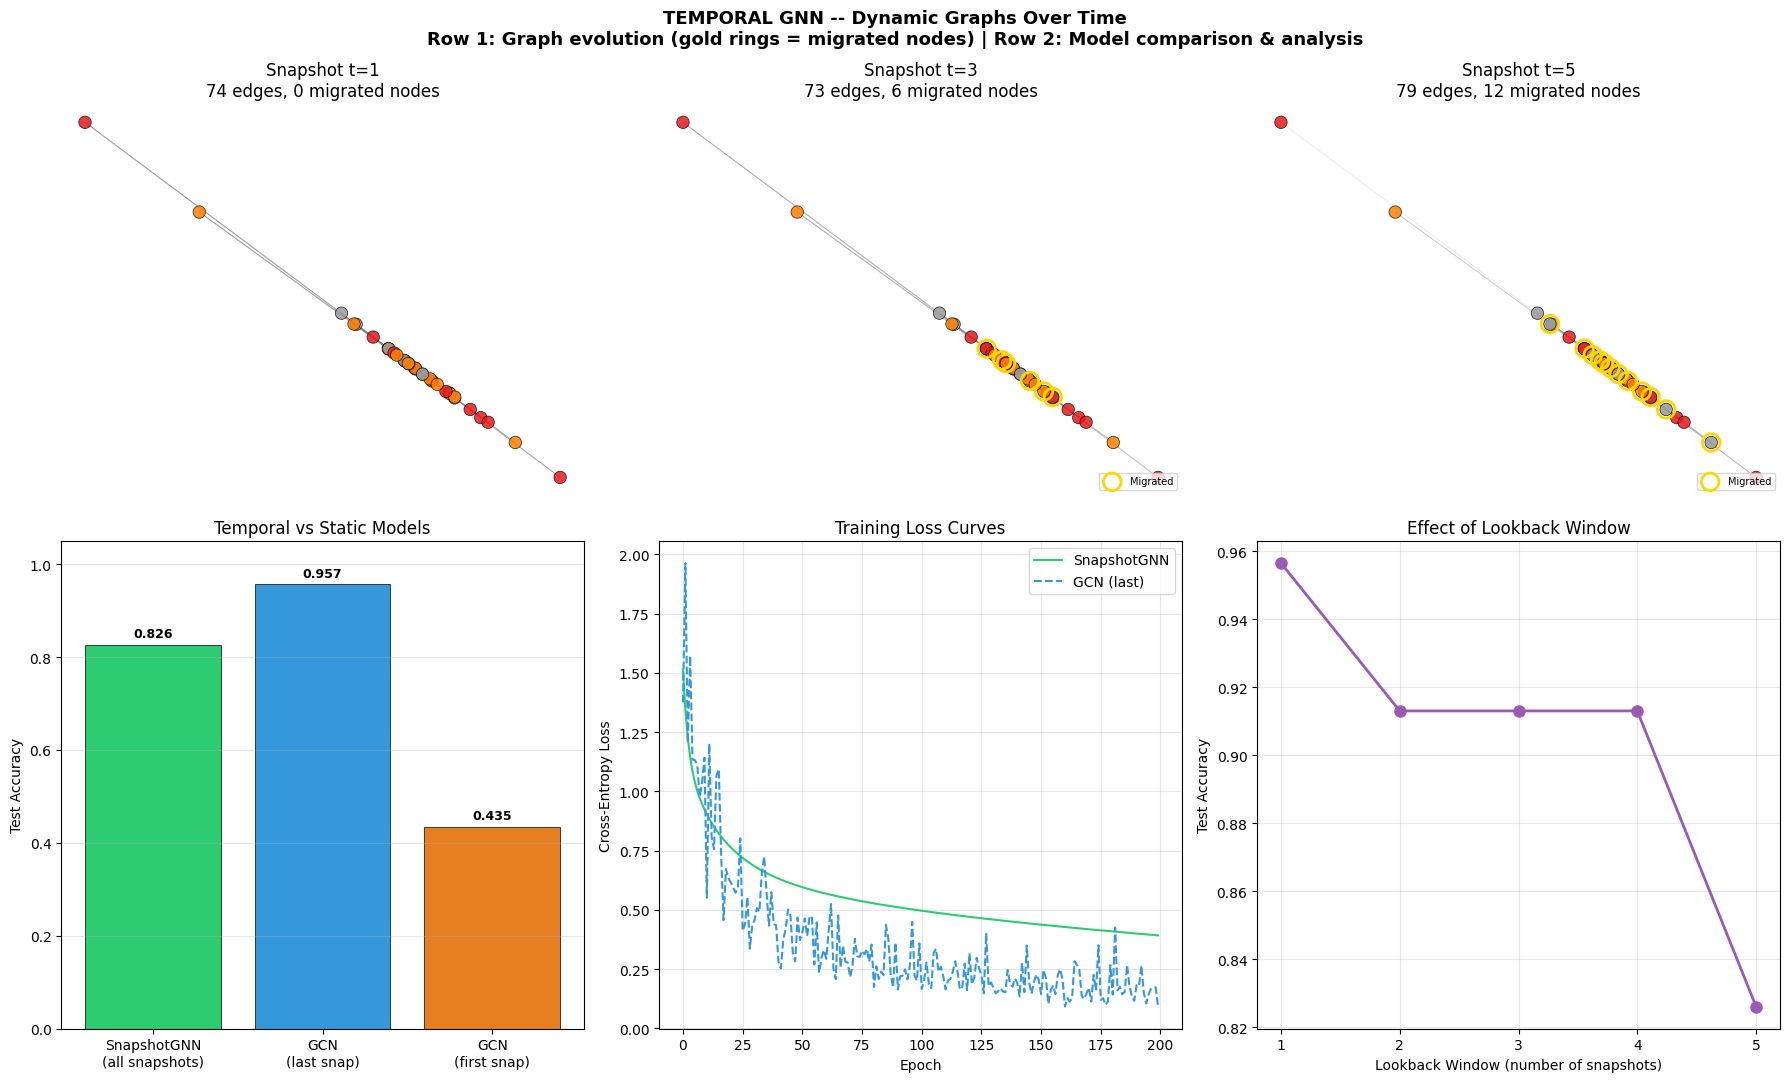

This figure's Python source:
"""
TEMPORAL GNN — Paradigm: DYNAMIC GRAPHS

===============================================================
WHAT IT IS (THE CORE IDEA)
===============================================================

Real-world graphs CHANGE over time:
- Social networks: friendships form and dissolve
- Financial networks: transactions happen at specific times
- Traffic networks: congestion patterns shift hourly
- Citation networks: new papers appear, citing older ones

STATIC GRAPH:   G = (V, E)          -- fixed snapshot
TEMPORAL GRAPH: G(t) = (V(t), E(t)) -- evolves over time

The question: How do we learn on graphs that change?

===============================================================
TWO APPROACHES
===============================================================

1. DISCRETE TIME (Snapshots)
   G_1, G_2, ..., G_T

   Process each snapshot with a GNN (spatial aggregation),
   then combine across time (temporal aggregation).

   h_v^(t) = GNN(G_t, X_t)       -- spatial: aggregate neighbors
   z_v^(t) = RNN(h_v^(1:t))      -- temporal: aggregate history

   PROS: Simple, reuses existing GNN architectures
   CONS: Loses fine-grained temporal info between snapshots

2. CONTINUOUS TIME (Events)
   Events: (u, v, t, type)

   Each interaction updates node memory via a GRU.
   Time encoding (sinusoidal) captures "how long ago" something
   happened, analogous to positional encoding in Transformers.

   PROS: Fine-grained, captures exact timing
   CONS: Sequential processing, harder to parallelize

===============================================================
TIME ENCODING
===============================================================

How to represent time difference dt?

Sinusoidal (like Transformer positional encoding):
    Phi(dt) = [cos(w_1 * dt), sin(w_1 * dt),
               cos(w_2 * dt), sin(w_2 * dt), ...]

This gives a smooth, continuous, fixed-dimensional representation
of any time gap. Different frequencies capture different scales.

===============================================================
NODE MEMORY (for continuous-time models)
===============================================================

Each node maintains a memory vector s_i that is updated
whenever the node participates in an interaction:

    message:  m_i(t) = f(s_i, s_j, Phi(dt), e_ij)
    update:   s_i(t) = GRU(s_i(t-), m_i(t))

The memory captures a node's interaction history in a
compressed, fixed-size vector.

===============================================================
INDUCTIVE BIAS
===============================================================

1. TEMPORAL LOCALITY: Recent events matter more than old ones
2. TEMPORAL PATTERNS: Behaviors repeat or evolve smoothly
3. SPATIAL + TEMPORAL: Both graph structure and time matter
4. STATIONARITY: The dynamics do not change abruptly
   (violation: concept drift, regime changes)

===============================================================
"""

import numpy as np
import matplotlib.pyplot as plt
import sys
sys.path.insert(0, '/Users/sid47/ML Algorithms')
from importlib import import_module
graph_module = import_module('35_graph_fundamentals')
Graph = graph_module.Graph
create_community_graph = graph_module.create_community_graph
create_transductive_split = graph_module.create_transductive_split
spring_layout = graph_module.spring_layout
draw_graph = graph_module.draw_graph

gcn_module = import_module('36_gcn')
softmax = gcn_module.softmax
cross_entropy_loss = gcn_module.cross_entropy_loss
GCN = gcn_module.GCN


# ============================================================
# TIME ENCODING
# ============================================================

def time_encoding(delta_t, dim):
    """
    Sinusoidal time encoding, analogous to positional encoding
    in Transformers (15_transformer.py).

    Maps a scalar time difference to a dim-dimensional vector
    using cosines and sines at different frequencies.

    Parameters:
    -----------
    delta_t : float or ndarray
        Time difference(s) to encode
    dim : int
        Encoding dimension (must be even)

    Returns:
    --------
    encoding : ndarray of shape (..., dim)
    """
    delta_t = np.atleast_1d(np.asarray(delta_t, dtype=float))
    half = dim // 2
    # Frequencies span multiple scales: from fast to slow oscillation
    freqs = 1.0 / (10000 ** (np.arange(half) / max(half, 1)))
    # Outer product: (n_times, half)
    angles = np.outer(delta_t, freqs)
    encoding = np.concatenate([np.cos(angles), np.sin(angles)], axis=-1)
    if encoding.shape[0] == 1:
        encoding = encoding.squeeze(0)
    return encoding


# ============================================================
# TEMPORAL COMMUNITY GRAPH GENERATOR
# ============================================================

def create_temporal_community_graph(n_nodes=40, n_communities=3,
                                     n_snapshots=5, p_in=0.3, p_out=0.03,
                                     migration_rate=0.08, feature_dim=16,
                                     random_state=42):
    """
    Create a sequence of graph snapshots with evolving community structure.

    Communities gradually evolve: at each snapshot, some nodes may
    migrate to a neighboring community. Edge structure is regenerated
    each snapshot according to the current community assignments.

    Parameters:
    -----------
    n_nodes : int
        Total number of nodes (shared across all snapshots)
    n_communities : int
        Number of communities
    n_snapshots : int
        Number of temporal snapshots
    p_in : float
        Intra-community edge probability
    p_out : float
        Inter-community edge probability
    migration_rate : float
        Fraction of nodes that switch communities per snapshot
    feature_dim : int
        Node feature dimension
    random_state : int

    Returns:
    --------
    snapshots : list of (Graph, labels) tuples, one per snapshot
    """
    rng = np.random.RandomState(random_state)

    # Initial community assignments
    labels = np.array([i % n_communities for i in range(n_nodes)])
    rng.shuffle(labels)

    # Community prototypes for features
    prototypes = rng.randn(n_communities, feature_dim) * 2.0

    snapshots = []
    for t in range(n_snapshots):
        # Migrate some nodes to neighboring community
        if t > 0:
            n_migrate = max(1, int(n_nodes * migration_rate))
            migrants = rng.choice(n_nodes, n_migrate, replace=False)
            for m in migrants:
                # Move to a random different community
                old = labels[m]
                candidates = [c for c in range(n_communities) if c != old]
                labels[m] = rng.choice(candidates)

        # Generate node features correlated with current community
        X = np.zeros((n_nodes, feature_dim))
        for c in range(n_communities):
            mask = labels == c
            n_c = np.sum(mask)
            if n_c > 0:
                X[mask] = prototypes[c] + rng.randn(n_c, feature_dim) * 0.5
        # Add small temporal drift to features
        X += rng.randn(n_nodes, feature_dim) * 0.1 * (t + 1)

        # Build graph for this snapshot
        graph = Graph(n_nodes, X)
        for i in range(n_nodes):
            for j in range(i + 1, n_nodes):
                p = p_in if labels[i] == labels[j] else p_out
                if rng.rand() < p:
                    graph.add_edge(i, j)

        snapshots.append((graph, labels.copy()))

    return snapshots


# ============================================================
# HELPER: NORMALIZED ADJACENCY FORWARD PASS
# ============================================================

def _gcn_layer_forward(A, H, W, b, apply_relu=True):
    """
    Single GCN layer forward pass: H' = sigma(A_hat @ H @ W + b)

    Parameters:
    -----------
    A : ndarray (n, n) — raw adjacency matrix
    H : ndarray (n, d_in) — input node features
    W : ndarray (d_in, d_out) — weight matrix
    b : ndarray (d_out,) — bias
    apply_relu : bool — whether to apply ReLU

    Returns:
    --------
    H_out : ndarray (n, d_out)
    A_hat : ndarray (n, n) — normalized adjacency (for reuse)
    Z : ndarray (n, d_out) — pre-activation (for backprop)
    """
    n = A.shape[0]
    A_tilde = A + np.eye(n)
    d = np.sum(A_tilde, axis=1)
    d_inv_sqrt = np.zeros_like(d)
    nonzero = d > 0
    d_inv_sqrt[nonzero] = 1.0 / np.sqrt(d[nonzero])
    D_inv_sqrt = np.diag(d_inv_sqrt)
    A_hat = D_inv_sqrt @ A_tilde @ D_inv_sqrt

    Z = A_hat @ H @ W + b
    if apply_relu:
        H_out = np.maximum(Z, 0)
    else:
        H_out = Z
    return H_out, A_hat, Z


# ============================================================
# SNAPSHOT GNN (Primary Model)
# ============================================================

class SnapshotGNN:
    """
    Snapshot-based Temporal Graph Neural Network.

    Architecture:
        For each snapshot t:
            H_t = GCN_forward(G_t, X_t)   -- 2-layer GCN (shared weights)
        Temporal aggregation:
            Z = sum_t alpha_t * H_t        -- learned temporal attention
        Output:
            Y = softmax(Z @ W_out + b_out) -- node classification

    Training uses full analytical backpropagation through:
        softmax -> output linear -> temporal attention -> GCN layers

    Parameters:
    -----------
    n_features : int — input feature dimension
    n_hidden : int — hidden dimension for GCN layers
    n_classes : int — number of output classes
    n_snapshots : int — number of temporal snapshots
    lr : float — learning rate
    random_state : int or None
    """

    def __init__(self, n_features, n_hidden, n_classes, n_snapshots,
                 lr=0.01, random_state=None):
        self.n_features = n_features
        self.n_hidden = n_hidden
        self.n_classes = n_classes
        self.n_snapshots = n_snapshots
        self.lr = lr
        self.random_state = random_state
        self._init_weights()

    def _init_weights(self):
        """Initialize GCN weights (shared across snapshots) + temporal + output."""
        if self.random_state is not None:
            np.random.seed(self.random_state)

        # GCN layer 1: features -> hidden
        std1 = np.sqrt(2.0 / (self.n_features + self.n_hidden))
        self.W1 = np.random.randn(self.n_features, self.n_hidden) * std1
        self.b1 = np.zeros(self.n_hidden)

        # GCN layer 2: hidden -> hidden
        std2 = np.sqrt(2.0 / (self.n_hidden + self.n_hidden))
        self.W2 = np.random.randn(self.n_hidden, self.n_hidden) * std2
        self.b2 = np.zeros(self.n_hidden)

        # Temporal attention: one learnable weight per snapshot
        # Initialized to uniform (1/T), so it starts as simple averaging
        self.temporal_logits = np.zeros(self.n_snapshots)

        # Output layer: hidden -> classes
        std_out = np.sqrt(2.0 / (self.n_hidden + self.n_classes))
        self.W_out = np.random.randn(self.n_hidden, self.n_classes) * std_out
        self.b_out = np.zeros(self.n_classes)

    def _temporal_attention(self):
        """Softmax over temporal logits to get snapshot weights."""
        e = np.exp(self.temporal_logits - np.max(self.temporal_logits))
        return e / (np.sum(e) + 1e-10)

    def forward(self, snapshots, training=True):
        """
        Forward pass over a list of (Graph, labels) snapshots.

        Parameters:
        -----------
        snapshots : list of (Graph, labels) tuples
        training : bool

        Returns:
        --------
        probs : ndarray (n_nodes, n_classes) — softmax output
        cache : dict — cached values for backprop
        """
        n_nodes = snapshots[0][0].n_nodes
        T = len(snapshots)

        # Temporal attention weights
        alpha = self._temporal_attention()

        cache = {
            'snapshots': snapshots,
            'alpha': alpha,
            'H0_list': [],   # input features per snapshot
            'A_hat_list': [],
            'Z1_list': [],   # pre-ReLU layer 1
            'H1_list': [],   # post-ReLU layer 1
            'Z2_list': [],   # output of GCN layer 2 (no activation)
        }

        # Process each snapshot with shared GCN weights
        H_all = np.zeros((T, n_nodes, self.n_hidden))

        for t in range(T):
            graph_t = snapshots[t][0]
            X_t = graph_t.X
            A_t = graph_t.A

            cache['H0_list'].append(X_t)

            # GCN layer 1: ReLU(A_hat @ X @ W1 + b1)
            H1, A_hat, Z1 = _gcn_layer_forward(A_t, X_t, self.W1, self.b1,
                                                  apply_relu=True)
            cache['A_hat_list'].append(A_hat)
            cache['Z1_list'].append(Z1)
            cache['H1_list'].append(H1)

            # GCN layer 2: A_hat @ H1 @ W2 + b2 (no activation — linear output)
            Z2 = A_hat @ H1 @ self.W2 + self.b2
            cache['Z2_list'].append(Z2)

            H_all[t] = Z2

        # Temporal aggregation: Z = sum_t alpha_t * H_t
        Z_temporal = np.zeros((n_nodes, self.n_hidden))
        for t in range(T):
            Z_temporal += alpha[t] * H_all[t]
        cache['H_all'] = H_all
        cache['Z_temporal'] = Z_temporal

        # Output: softmax(Z_temporal @ W_out + b_out)
        logits = Z_temporal @ self.W_out + self.b_out
        probs = softmax(logits)
        cache['logits'] = logits
        cache['probs'] = probs

        return probs, cache

    def backward(self, labels, train_mask, cache):
        """
        Backpropagation through temporal attention + GCN layers.

        Gradient flow:
            dL/dprobs -> dL/dlogits -> dL/dZ_temporal
            -> dL/dalpha (temporal attention grad)
            -> dL/dH_all[t] (per-snapshot)
            -> dL/dW2, dL/db2, dL/dW1, dL/db1 (GCN weight grads)
        """
        n = len(labels)
        n_train = np.sum(train_mask)
        probs = cache['probs']
        alpha = cache['alpha']
        H_all = cache['H_all']
        T = len(cache['snapshots'])

        # dL/dlogits (cross-entropy + softmax gradient)
        dlogits = probs.copy()
        dlogits[np.arange(n), labels] -= 1.0
        mask_float = train_mask.astype(float)
        dlogits = dlogits * mask_float[:, None] / max(n_train, 1)

        # dL/dW_out, dL/db_out
        Z_temporal = cache['Z_temporal']
        dW_out = Z_temporal.T @ dlogits
        db_out = np.sum(dlogits, axis=0)

        # dL/dZ_temporal
        dZ_temporal = dlogits @ self.W_out.T

        # dL/dalpha_t (temporal attention logit gradients)
        dalpha = np.zeros(T)
        for t in range(T):
            # dL/dalpha_t = sum over nodes/dims of dZ_temporal * H_all[t]
            dalpha[t] = np.sum(dZ_temporal * H_all[t])

        # Softmax backprop for temporal logits
        # d(softmax)/d(logit_i) = alpha_i * (delta_ij - alpha_j)
        dtemporal_logits = np.zeros(T)
        for t in range(T):
            for s in range(T):
                if t == s:
                    dtemporal_logits[t] += dalpha[s] * alpha[s] * (1.0 - alpha[s])
                else:
                    dtemporal_logits[t] -= dalpha[s] * alpha[s] * alpha[t]

        # Per-snapshot gradients: dL/dH_all[t] = alpha_t * dZ_temporal
        # Accumulate GCN weight gradients across snapshots
        dW2_accum = np.zeros_like(self.W2)
        db2_accum = np.zeros_like(self.b2)
        dW1_accum = np.zeros_like(self.W1)
        db1_accum = np.zeros_like(self.b1)

        for t in range(T):
            A_hat = cache['A_hat_list'][t]
            H0 = cache['H0_list'][t]
            Z1 = cache['Z1_list'][t]
            H1 = cache['H1_list'][t]

            # dL/dZ2_t = alpha_t * dZ_temporal
            dZ2 = alpha[t] * dZ_temporal

            # Backprop through GCN layer 2: Z2 = A_hat @ H1 @ W2 + b2
            dZ2_prop = A_hat.T @ dZ2
            dW2_accum += H1.T @ dZ2_prop
            db2_accum += np.sum(dZ2_prop, axis=0)

            # dL/dH1 = dZ2_prop @ W2.T
            dH1 = dZ2_prop @ self.W2.T

            # Backprop through ReLU
            dZ1 = dH1 * (Z1 > 0).astype(float)

            # Backprop through GCN layer 1: Z1 = A_hat @ H0 @ W1 + b1
            dZ1_prop = A_hat.T @ dZ1
            dW1_accum += H0.T @ dZ1_prop
            db1_accum += np.sum(dZ1_prop, axis=0)

        # Update weights
        self.W_out -= self.lr * dW_out
        self.b_out -= self.lr * db_out
        self.W2 -= self.lr * dW2_accum
        self.b2 -= self.lr * db2_accum
        self.W1 -= self.lr * dW1_accum
        self.b1 -= self.lr * db1_accum
        self.temporal_logits -= self.lr * dtemporal_logits

    def fit(self, snapshots, labels, train_mask, n_epochs=200, verbose=True):
        """
        Train the Snapshot GNN.

        Parameters:
        -----------
        snapshots : list of (Graph, labels) tuples
        labels : ndarray — ground truth labels (for the FINAL snapshot)
        train_mask : boolean array
        n_epochs : int
        verbose : bool

        Returns:
        --------
        loss_history : list of float
        """
        loss_history = []
        for epoch in range(n_epochs):
            probs, cache = self.forward(snapshots, training=True)
            loss = cross_entropy_loss(probs, labels, train_mask)
            loss_history.append(loss)
            self.backward(labels, train_mask, cache)

            if verbose and (epoch + 1) % 50 == 0:
                preds = np.argmax(probs, axis=1)
                train_acc = np.mean(preds[train_mask] == labels[train_mask])
                print(f"  Epoch {epoch+1:>4}: loss={loss:.4f}, "
                      f"train_acc={train_acc:.3f}")

        return loss_history

    def predict(self, snapshots):
        """Predict node labels from a sequence of snapshots."""
        probs, _ = self.forward(snapshots, training=False)
        return np.argmax(probs, axis=1)

    def predict_proba(self, snapshots):
        """Predict node class probabilities."""
        probs, _ = self.forward(snapshots, training=False)
        return probs

    def get_temporal_weights(self):
        """Return the learned temporal attention weights."""
        return self._temporal_attention()


# ============================================================
# TEMPORAL GNN (Continuous-Time Model)
# ============================================================

class TemporalGNN:
    """
    Simplified continuous-time Temporal Graph Network.

    Each node has a memory vector that is updated whenever the
    node participates in an interaction. Uses time encoding to
    capture temporal patterns.

    Used for temporal link prediction: given a history of events,
    predict whether a future edge will exist.

    Parameters:
    -----------
    n_nodes : int
    n_features : int — node feature dimension (unused, for API compat)
    memory_dim : int — dimension of node memory
    time_dim : int — dimension of time encoding
    lr : float — learning rate
    random_state : int or None
    """

    def __init__(self, n_nodes, n_features=16, memory_dim=16,
                 time_dim=8, lr=0.01, random_state=None):
        self.n_nodes = n_nodes
        self.memory_dim = memory_dim
        self.time_dim = time_dim
        self.lr = lr

        if random_state is not None:
            np.random.seed(random_state)

        # Node memory
        self.memory = np.zeros((n_nodes, memory_dim))
        self.last_time = np.zeros(n_nodes)

        # Message function: concat(mem_src, mem_dst, time_enc) -> message
        msg_input = 2 * memory_dim + time_dim
        std_msg = np.sqrt(2.0 / (msg_input + memory_dim))
        self.W_msg = np.random.randn(msg_input, memory_dim) * std_msg
        self.b_msg = np.zeros(memory_dim)

        # GRU-style update gate
        gru_input = 2 * memory_dim
        std_gru = np.sqrt(2.0 / (gru_input + memory_dim))
        self.W_z = np.random.randn(gru_input, memory_dim) * std_gru
        self.b_z = np.zeros(memory_dim)
        self.W_r = np.random.randn(gru_input, memory_dim) * std_gru
        self.b_r = np.zeros(memory_dim)
        self.W_h = np.random.randn(gru_input, memory_dim) * std_gru
        self.b_h = np.zeros(memory_dim)

        # Link predictor: concat(mem_src, mem_dst) -> scalar
        std_link = np.sqrt(2.0 / (2 * memory_dim + 1))
        self.W_link = np.random.randn(2 * memory_dim, 1) * std_link
        self.b_link = np.zeros(1)

    def _sigmoid(self, x):
        return 1.0 / (1.0 + np.exp(-np.clip(x, -500, 500)))

    def process_event(self, src, dst, t):
        """
        Process a single interaction event and update node memories.

        Parameters:
        -----------
        src : int — source node
        dst : int — destination node
        t : float — event time
        """
        dt_src = t - self.last_time[src]
        dt_dst = t - self.last_time[dst]
        te_src = time_encoding(dt_src, self.time_dim)
        te_dst = time_encoding(dt_dst, self.time_dim)

        # Compute messages
        msg_input_src = np.concatenate([self.memory[src], self.memory[dst],
                                         te_src])
        msg_input_dst = np.concatenate([self.memory[dst], self.memory[src],
                                         te_dst])
        msg_src = np.tanh(msg_input_src @ self.W_msg + self.b_msg)
        msg_dst = np.tanh(msg_input_dst @ self.W_msg + self.b_msg)

        # GRU update for source
        self.memory[src] = self._gru_update(self.memory[src], msg_src)
        # GRU update for destination
        self.memory[dst] = self._gru_update(self.memory[dst], msg_dst)

        self.last_time[src] = t
        self.last_time[dst] = t

    def _gru_update(self, mem, msg):
        """GRU-style memory update."""
        concat = np.concatenate([mem, msg])
        z = self._sigmoid(concat @ self.W_z + self.b_z)
        r = self._sigmoid(concat @ self.W_r + self.b_r)
        concat_reset = np.concatenate([r * mem, msg])
        h_tilde = np.tanh(concat_reset @ self.W_h + self.b_h)
        return (1 - z) * mem + z * h_tilde

    def predict_link(self, src, dst):
        """
        Predict probability of edge (src, dst) based on current memory.

        Returns:
        --------
        prob : float in [0, 1]
        """
        concat = np.concatenate([self.memory[src], self.memory[dst]])
        logit = concat @ self.W_link + self.b_link
        return float(self._sigmoid(logit))

    def get_embeddings(self):
        """Return current node memory as embeddings."""
        return self.memory.copy()

    def reset(self):
        """Reset all node memories and timestamps."""
        self.memory = np.zeros((self.n_nodes, self.memory_dim))
        self.last_time = np.zeros(self.n_nodes)


# ============================================================
# ABLATION EXPERIMENTS
# ============================================================

def ablation_experiments():
    print("\n" + "=" * 60)
    print("ABLATION EXPERIMENTS")
    print("=" * 60)

    # -------- Experiment 1: Lookback Window --------
    print("\n1. LOOKBACK WINDOW (number of snapshots used)")
    print("-" * 40)
    print("How many past snapshots should the model see?")

    snapshots = create_temporal_community_graph(
        n_nodes=40, n_communities=3, n_snapshots=5,
        p_in=0.3, p_out=0.03, migration_rate=0.08, random_state=42
    )
    final_labels = snapshots[-1][1]
    n_classes = len(np.unique(final_labels))
    train_mask, _, test_mask = create_transductive_split(
        40, final_labels, train_ratio=0.3, val_ratio=0.1, random_state=42
    )

    for lookback in [1, 2, 3, 5]:
        # Use last 'lookback' snapshots
        subset = snapshots[-lookback:]
        model = SnapshotGNN(
            n_features=snapshots[0][0].X.shape[1],
            n_hidden=16, n_classes=n_classes,
            n_snapshots=lookback, lr=0.01, random_state=42
        )
        model.fit(subset, final_labels, train_mask, n_epochs=200,
                  verbose=False)
        preds = model.predict(subset)
        test_acc = np.mean(preds[test_mask] == final_labels[test_mask])
        train_acc = np.mean(preds[train_mask] == final_labels[train_mask])
        weights = model.get_temporal_weights()
        weight_str = ", ".join(f"{w:.2f}" for w in weights)
        print(f"  lookback={lookback}  train_acc={train_acc:.3f}  "
              f"test_acc={test_acc:.3f}  weights=[{weight_str}]")

    print("-> More snapshots give more temporal context")
    print("-> Temporal weights show which snapshots matter most")
    print("-> Recent snapshots usually get higher weight")

    # -------- Experiment 2: With vs Without Temporal Encoding --------
    print("\n2. SNAPSHOT GNN vs STATIC GCN (last snapshot only)")
    print("-" * 40)
    print("Does temporal information help?")

    # Temporal: SnapshotGNN with all snapshots
    model_temporal = SnapshotGNN(
        n_features=snapshots[0][0].X.shape[1],
        n_hidden=16, n_classes=n_classes,
        n_snapshots=len(snapshots), lr=0.01, random_state=42
    )
    model_temporal.fit(snapshots, final_labels, train_mask,
                       n_epochs=200, verbose=False)
    preds_temporal = model_temporal.predict(snapshots)
    acc_temporal = np.mean(preds_temporal[test_mask] == final_labels[test_mask])

    # Static: GCN on last snapshot only
    last_graph = snapshots[-1][0]
    gcn_static = GCN(
        last_graph.X.shape[1], 16, n_classes, n_layers=2,
        dropout=0.3, lr=0.01, random_state=42
    )
    gcn_static.fit(last_graph, final_labels, train_mask,
                   n_epochs=200, verbose=False)
    preds_static = gcn_static.predict(last_graph)
    acc_static = np.mean(preds_static[test_mask] == final_labels[test_mask])

    # Static: GCN on first snapshot only
    first_graph = snapshots[0][0]
    first_labels = snapshots[0][1]
    gcn_first = GCN(
        first_graph.X.shape[1], 16, n_classes, n_layers=2,
        dropout=0.3, lr=0.01, random_state=42
    )
    gcn_first.fit(first_graph, final_labels, train_mask,
                  n_epochs=200, verbose=False)
    preds_first = gcn_first.predict(first_graph)
    acc_first = np.mean(preds_first[test_mask] == final_labels[test_mask])

    print(f"  SnapshotGNN (all snapshots): {acc_temporal:.3f}")
    print(f"  Static GCN (last snapshot):  {acc_static:.3f}")
    print(f"  Static GCN (first snapshot): {acc_first:.3f}")
    print("-> Temporal model sees community evolution")
    print("-> Static model misses historical structure")
    print("-> First snapshot may have stale community info")

    # -------- Experiment 3: Number of Training Snapshots --------
    print("\n3. NUMBER OF TRAINING SNAPSHOTS")
    print("-" * 40)
    print("How does increasing temporal data help?")

    bigger_snapshots = create_temporal_community_graph(
        n_nodes=40, n_communities=3, n_snapshots=8,
        p_in=0.3, p_out=0.03, migration_rate=0.08, random_state=42
    )
    final_labels_big = bigger_snapshots[-1][1]
    train_mask_big, _, test_mask_big = create_transductive_split(
        40, final_labels_big, train_ratio=0.3, val_ratio=0.1, random_state=42
    )
    n_classes_big = len(np.unique(final_labels_big))

    for n_snap in [1, 2, 4, 6, 8]:
        subset = bigger_snapshots[-n_snap:]
        model = SnapshotGNN(
            n_features=bigger_snapshots[0][0].X.shape[1],
            n_hidden=16, n_classes=n_classes_big,
            n_snapshots=n_snap, lr=0.01, random_state=42
        )
        model.fit(subset, final_labels_big, train_mask_big,
                  n_epochs=200, verbose=False)
        preds = model.predict(subset)
        test_acc = np.mean(preds[test_mask_big] == final_labels_big[test_mask_big])
        print(f"  n_snapshots={n_snap}  test_acc={test_acc:.3f}")

    print("-> More snapshots generally helps, then saturates")
    print("-> Very old snapshots may have irrelevant structure")

    # -------- Experiment 4: Community Migration Rate --------
    print("\n4. COMMUNITY MIGRATION RATE")
    print("-" * 40)
    print("How does the rate of change affect temporal models?")

    for rate in [0.0, 0.05, 0.10, 0.20, 0.40]:
        snaps = create_temporal_community_graph(
            n_nodes=40, n_communities=3, n_snapshots=5,
            p_in=0.3, p_out=0.03, migration_rate=rate, random_state=42
        )
        fl = snaps[-1][1]
        n_cl = len(np.unique(fl))
        tm, _, tsm = create_transductive_split(
            40, fl, train_ratio=0.3, val_ratio=0.1, random_state=42
        )
        # Compare temporal vs static
        model_t = SnapshotGNN(
            n_features=snaps[0][0].X.shape[1],
            n_hidden=16, n_classes=n_cl,
            n_snapshots=len(snaps), lr=0.01, random_state=42
        )
        model_t.fit(snaps, fl, tm, n_epochs=200, verbose=False)
        acc_t = np.mean(model_t.predict(snaps)[tsm] == fl[tsm])

        gcn_s = GCN(
            snaps[-1][0].X.shape[1], 16, n_cl, n_layers=2,
            dropout=0.3, lr=0.01, random_state=42
        )
        gcn_s.fit(snaps[-1][0], fl, tm, n_epochs=200, verbose=False)
        acc_s = np.mean(gcn_s.predict(snaps[-1][0])[tsm] == fl[tsm])

        gap = acc_t - acc_s
        print(f"  migration={rate:.2f}  temporal={acc_t:.3f}  "
              f"static={acc_s:.3f}  gap={gap:+.3f}")

    print("-> Low migration: static is nearly as good (graph barely changes)")
    print("-> High migration: temporal model adapts better")
    print("-> Very high migration: both struggle (too much noise)")


# ============================================================
# BENCHMARK
# ============================================================

def benchmark_on_datasets():
    """Benchmark temporal GNN on community prediction tasks."""
    print("\n" + "=" * 60)
    print("BENCHMARK: Temporal GNN on Dynamic Community Prediction")
    print("=" * 60)

    configs = [
        ("3-comm, 5 snap", 40, 3, 5, 0.30, 0.03, 0.08),
        ("3-comm, 3 snap", 40, 3, 3, 0.30, 0.03, 0.08),
        ("2-comm, 5 snap", 40, 2, 5, 0.35, 0.03, 0.10),
        ("4-comm, 5 snap", 40, 4, 5, 0.30, 0.03, 0.06),
        ("3-comm, dense",  40, 3, 5, 0.40, 0.05, 0.08),
    ]

    print(f"\n{'Config':<20} {'Snap-GNN':<12} {'GCN(last)':<12} "
          f"{'GCN(first)':<12} {'Gain':<8}")
    print("-" * 65)

    results = {}
    for name, n_n, n_c, n_s, pi, po, mr in configs:
        snaps = create_temporal_community_graph(
            n_nodes=n_n, n_communities=n_c, n_snapshots=n_s,
            p_in=pi, p_out=po, migration_rate=mr, random_state=42
        )
        fl = snaps[-1][1]
        n_cl = len(np.unique(fl))
        tm, _, tsm = create_transductive_split(
            n_n, fl, train_ratio=0.3, val_ratio=0.1, random_state=42
        )

        # SnapshotGNN
        sgnn = SnapshotGNN(
            snaps[0][0].X.shape[1], 16, n_cl, len(snaps),
            lr=0.01, random_state=42
        )
        sgnn.fit(snaps, fl, tm, n_epochs=200, verbose=False)
        acc_sgnn = np.mean(sgnn.predict(snaps)[tsm] == fl[tsm])

        # GCN last
        gcn_l = GCN(
            snaps[-1][0].X.shape[1], 16, n_cl, n_layers=2,
            dropout=0.3, lr=0.01, random_state=42
        )
        gcn_l.fit(snaps[-1][0], fl, tm, n_epochs=200, verbose=False)
        acc_last = np.mean(gcn_l.predict(snaps[-1][0])[tsm] == fl[tsm])

        # GCN first
        gcn_f = GCN(
            snaps[0][0].X.shape[1], 16, n_cl, n_layers=2,
            dropout=0.3, lr=0.01, random_state=42
        )
        gcn_f.fit(snaps[0][0], fl, tm, n_epochs=200, verbose=False)
        acc_first = np.mean(gcn_f.predict(snaps[0][0])[tsm] == fl[tsm])

        gain = acc_sgnn - acc_last
        print(f"{name:<20} {acc_sgnn:<12.3f} {acc_last:<12.3f} "
              f"{acc_first:<12.3f} {gain:+.3f}")

        results[name] = {
            'snapshot_gnn': acc_sgnn,
            'gcn_last': acc_last,
            'gcn_first': acc_first,
        }

    return results


# ============================================================
# VISUALIZATION
# ============================================================

def visualize_temporal_graph():
    """
    Comprehensive temporal GNN visualization (2x3 grid):

    Row 1: Three snapshots showing graph evolution (community migration)
    Row 2: Snapshot GNN vs static GCN, training curve, lookback effect
    """
    print("\nGenerating: Temporal GNN visualization...")

    fig, axes = plt.subplots(2, 3, figsize=(18, 11))
    np.random.seed(42)

    # Create temporal community graph with visible evolution
    snapshots = create_temporal_community_graph(
        n_nodes=35, n_communities=3, n_snapshots=5,
        p_in=0.30, p_out=0.03, migration_rate=0.10,
        feature_dim=16, random_state=42
    )
    final_labels = snapshots[-1][1]
    n_classes = len(np.unique(final_labels))
    n_nodes = 35
    train_mask, _, test_mask = create_transductive_split(
        n_nodes, final_labels, train_ratio=0.3, val_ratio=0.1,
        random_state=42
    )

    # Use a fixed layout based on the first snapshot for consistency
    pos = spring_layout(snapshots[0][0], n_iter=80, seed=42)

    # ---- Panel 1-3: Three snapshots showing evolution ----
    snapshot_indices = [0, 2, 4]
    for panel_idx, snap_idx in enumerate(snapshot_indices):
        ax = axes[0, panel_idx]
        graph_t, labels_t = snapshots[snap_idx]

        # Draw edges
        for i in range(n_nodes):
            for j in range(i + 1, n_nodes):
                if graph_t.A[i, j] > 0:
                    ax.plot([pos[i, 0], pos[j, 0]], [pos[i, 1], pos[j, 1]],
                            'gray', alpha=0.2, linewidth=0.5)

        # Draw nodes colored by community
        scatter = ax.scatter(
            pos[:, 0], pos[:, 1], c=labels_t, cmap='Set1',
            s=80, alpha=0.85, edgecolors='black', linewidths=0.5, zorder=3,
            vmin=0, vmax=n_classes - 1
        )

        # Highlight nodes that changed community since first snapshot
        if snap_idx > 0:
            first_labels = snapshots[0][1]
            changed = labels_t != first_labels
            if np.any(changed):
                ax.scatter(
                    pos[changed, 0], pos[changed, 1],
                    facecolors='none', edgecolors='gold', s=160,
                    linewidths=2.0, zorder=4, label='Migrated'
                )
                ax.legend(loc='lower right', fontsize=7)

        n_edges = int(np.sum(graph_t.A > 0)) // 2
        ax.set_title(f'Snapshot t={snap_idx + 1}\n'
                      f'{n_edges} edges, '
                      f'{np.sum(labels_t != snapshots[0][1]) if snap_idx > 0 else 0} '
                      f'migrated nodes')
        ax.set_aspect('equal')
        ax.axis('off')

    # ---- Panel 4: Snapshot GNN vs Static GCN accuracy ----
    ax = axes[1, 0]

    # Train SnapshotGNN
    sgnn = SnapshotGNN(
        n_features=snapshots[0][0].X.shape[1],
        n_hidden=16, n_classes=n_classes,
        n_snapshots=len(snapshots), lr=0.01, random_state=42
    )
    sgnn.fit(snapshots, final_labels, train_mask, n_epochs=200, verbose=False)
    preds_sgnn = sgnn.predict(snapshots)
    acc_sgnn = np.mean(preds_sgnn[test_mask] == final_labels[test_mask])

    # Train static GCN on last snapshot
    gcn_last = GCN(
        snapshots[-1][0].X.shape[1], 16, n_classes, n_layers=2,
        dropout=0.3, lr=0.01, random_state=42
    )
    gcn_last.fit(snapshots[-1][0], final_labels, train_mask,
                 n_epochs=200, verbose=False)
    preds_gcn = gcn_last.predict(snapshots[-1][0])
    acc_gcn = np.mean(preds_gcn[test_mask] == final_labels[test_mask])

    # Train static GCN on first snapshot
    gcn_first = GCN(
        snapshots[0][0].X.shape[1], 16, n_classes, n_layers=2,
        dropout=0.3, lr=0.01, random_state=42
    )
    gcn_first.fit(snapshots[0][0], final_labels, train_mask,
                  n_epochs=200, verbose=False)
    preds_gcn_f = gcn_first.predict(snapshots[0][0])
    acc_gcn_f = np.mean(preds_gcn_f[test_mask] == final_labels[test_mask])

    bars = ax.bar(
        ['SnapshotGNN\n(all snapshots)', 'GCN\n(last snap)', 'GCN\n(first snap)'],
        [acc_sgnn, acc_gcn, acc_gcn_f],
        color=['#2ecc71', '#3498db', '#e67e22'],
        edgecolor='black', linewidth=0.5
    )
    for bar, val in zip(bars, [acc_sgnn, acc_gcn, acc_gcn_f]):
        ax.text(bar.get_x() + bar.get_width() / 2, bar.get_height() + 0.01,
                f'{val:.3f}', ha='center', va='bottom', fontsize=9,
                fontweight='bold')
    ax.set_ylabel('Test Accuracy')
    ax.set_title('Temporal vs Static Models')
    ax.set_ylim(0, 1.05)
    ax.grid(axis='y', alpha=0.3)

    # ---- Panel 5: Training curve ----
    ax = axes[1, 1]

    # Re-train with full loss tracking
    sgnn2 = SnapshotGNN(
        n_features=snapshots[0][0].X.shape[1],
        n_hidden=16, n_classes=n_classes,
        n_snapshots=len(snapshots), lr=0.01, random_state=42
    )
    losses = sgnn2.fit(snapshots, final_labels, train_mask,
                       n_epochs=200, verbose=False)

    # Also track GCN loss
    gcn2 = GCN(
        snapshots[-1][0].X.shape[1], 16, n_classes, n_layers=2,
        dropout=0.3, lr=0.01, random_state=42
    )
    gcn_losses = gcn2.fit(snapshots[-1][0], final_labels, train_mask,
                          n_epochs=200, verbose=False)

    ax.plot(losses, color='#2ecc71', linewidth=1.5, label='SnapshotGNN')
    ax.plot(gcn_losses, color='#3498db', linewidth=1.5, label='GCN (last)',
            linestyle='--')
    ax.set_xlabel('Epoch')
    ax.set_ylabel('Cross-Entropy Loss')
    ax.set_title('Training Loss Curves')
    ax.legend()
    ax.grid(True, alpha=0.3)

    # ---- Panel 6: Lookback window effect ----
    ax = axes[1, 2]

    lookbacks = [1, 2, 3, 4, 5]
    accs_lookback = []
    for lb in lookbacks:
        subset = snapshots[-lb:]
        m = SnapshotGNN(
            n_features=snapshots[0][0].X.shape[1],
            n_hidden=16, n_classes=n_classes,
            n_snapshots=lb, lr=0.01, random_state=42
        )
        m.fit(subset, final_labels, train_mask, n_epochs=200, verbose=False)
        preds_lb = m.predict(subset)
        acc_lb = np.mean(preds_lb[test_mask] == final_labels[test_mask])
        accs_lookback.append(acc_lb)

    ax.plot(lookbacks, accs_lookback, 'o-', color='#9b59b6', linewidth=2,
            markersize=8)
    ax.set_xlabel('Lookback Window (number of snapshots)')
    ax.set_ylabel('Test Accuracy')
    ax.set_title('Effect of Lookback Window')
    ax.grid(True, alpha=0.3)
    ax.set_xticks(lookbacks)

    plt.suptitle('TEMPORAL GNN -- Dynamic Graphs Over Time\n'
                 'Row 1: Graph evolution (gold rings = migrated nodes) | '
                 'Row 2: Model comparison & analysis',
                 fontsize=13, fontweight='bold')
    plt.tight_layout()
    return fig


# ============================================================
# MAIN
# ============================================================

if __name__ == '__main__':
    print("=" * 60)
    print("TEMPORAL GNN -- Paradigm: DYNAMIC GRAPHS")
    print("=" * 60)

    print("""
WHAT THIS MODEL IS:
    Graphs that CHANGE over time: nodes migrate between
    communities, edges appear and disappear, features drift.

    SNAPSHOT GNN (primary model):
        For each snapshot t:
            H_t = GCN(G_t, X_t)           -- spatial aggregation
        Temporal aggregation:
            Z = sum_t alpha_t * H_t        -- learned attention over time
        Output:
            Y = softmax(Z @ W_out + b_out) -- node classification

    TEMPORAL GNN (continuous-time):
        Each interaction (u, v, t) updates node memories
        via GRU with time encoding.
        Used for temporal link prediction.

KEY CONCEPTS:
    1. TIME ENCODING: Phi(dt) = [cos(w*dt), sin(w*dt), ...]
       Maps time gaps to continuous features (like pos. encoding)

    2. TEMPORAL ATTENTION: Learned weights over snapshots
       Recent snapshots usually matter more

    3. NODE MEMORY: Persistent state updated at each interaction
       Captures a node's history in a fixed-size vector

INDUCTIVE BIAS:
    - Temporal locality: recent events matter more
    - Spatial + temporal: both structure and timing matter
    - Smooth evolution: communities change gradually
    """)

    # Run ablation experiments
    ablation_experiments()

    # Benchmark
    benchmark_on_datasets()

    # Visualization
    print("\nGenerating visualizations...")
    fig = visualize_temporal_graph()
    save_path = '/Users/sid47/ML Algorithms/43_temporal_gnn.png'
    fig.savefig(save_path, dpi=100, bbox_inches='tight')
    print(f"Saved: {save_path}")
    plt.close(fig)

    print("\n" + "=" * 60)
    print("SUMMARY: What Temporal GNN Reveals")
    print("=" * 60)
    print("""
1. GRAPHS CHANGE OVER TIME
   Communities evolve, nodes migrate, edges rewire.
   A single snapshot misses this temporal structure.

2. SNAPSHOT GNN CAPTURES TEMPORAL PATTERNS
   Shared GCN weights process each snapshot spatially.
   Learned temporal attention weights combine them.
   Recent snapshots typically receive more attention.

3. TEMPORAL > STATIC (when graphs evolve)
   SnapshotGNN outperforms static GCN because it sees
   the full trajectory, not just a single moment.

4. LOOKBACK WINDOW MATTERS
   Too few snapshots = missing history.
   Too many = noise from irrelevant past.
   Sweet spot depends on rate of change.

5. CONTINUOUS-TIME MODELS (TGN)
   Node memory + time encoding + GRU updates.
   Better for fine-grained event-level modeling.
   Snapshot approach is simpler and often sufficient.

CONNECTION TO OTHER FILES:
    36_gcn.py: GCN is the spatial backbone at each snapshot
    14_rnn_lstm.py: RNN/LSTM for sequential memory
    15_transformer.py: Time encoding ~ positional encoding
    35_graph_fundamentals.py: Graph class and utilities

NEXT: 44_graph_transformer.py -- Full attention on graphs!
    """)
